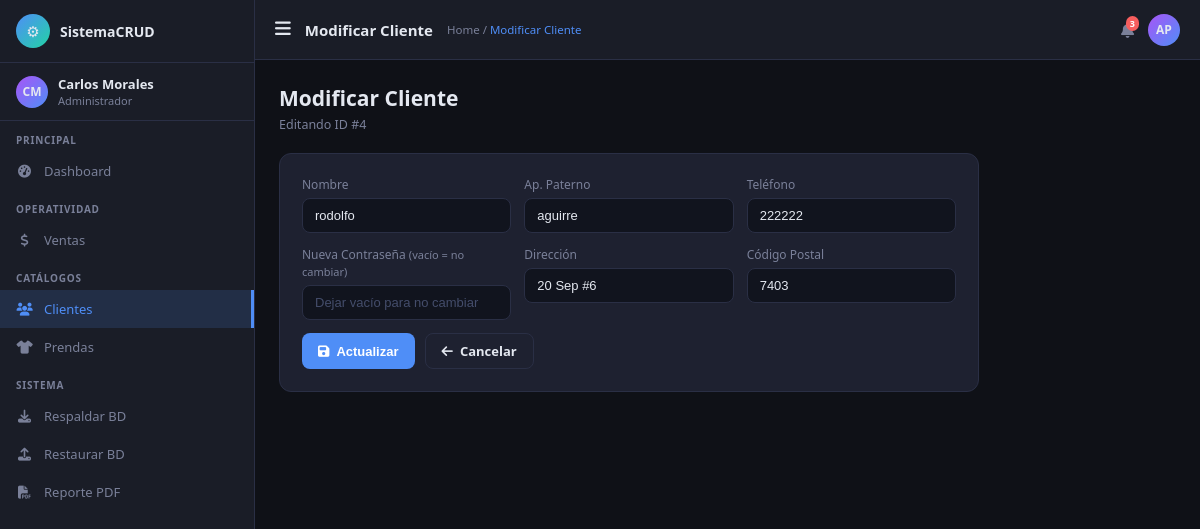
The app's page /index.php?controller=cliente&action=editar&id=4 with its own data.
### tables this page shows
CREATE TABLE `cliente` (
  `Id_cliente` int NOT NULL AUTO_INCREMENT,
  `Nombre` varchar(20) NOT NULL,
  `Ap_paterno` varchar(20) NOT NULL,
  `Telefono` varchar(10) NOT NULL,
  `Contrasena` varchar(255) NOT NULL,
  `Direccion` varchar(100) NOT NULL,
  `CP` varchar(5) NOT NULL,
  PRIMARY KEY (`Id_cliente`),
  KEY `idx_nombre` (`Nombre`),
  KEY `idx_apellido` (`Ap_paterno`)
);

### controllers/ClienteController.php (called while the page is built, shortened)
<?php
class ClienteController {
    private $model;
    public function __construct() {
        $this->model = new Cliente();
    }
    public function editar() {
        $id      = (int)($_GET['id'] ?? 0);
        $cliente = $this->model->getById($id);
        require_once 'views/Cliente/modificar.php';
    }
}

### models/Database.php (called while the page is built, shortened)
<?php
class Database {
    private static $instance = null;
    public static function getConnection() {
        if (self::$instance === null) {
            self::$instance = new mysqli(DB_HOST, DB_USER, DB_PASS, DB_NAME);
            self::$instance->set_charset('utf8mb4');
        }
        return self::$instance;
    }
}

### models/Cliente.php (called while the page is built, shortened)
<?php
class Cliente {
    private $db;
    public function __construct() {
        $this->db = Database::getConnection();
    }
    public function getById(int $id): ?array {
        $stmt = $this->db->prepare('SELECT * FROM cliente WHERE Id_cliente = ?');
        $stmt->bind_param('i', $id);
        $stmt->execute();
        $row = $stmt->get_result()->fetch_assoc();
        return $row ?: null;
    }
}

### views/Cliente/modificar.php (the view, shortened to what this page needs)
<?php
require_once 'views/layouts/header.php';
?>
<div class="ptitle">Modificar Cliente</div>
<div class="psub">Editando ID #<?php echo $cliente['Id_cliente']; ?></div>
<div class="fcard" style="max-width:700px">
  <form action="<?php echo url('cliente','actualizar'); ?>" method="post">
    <div class="fgrid">
      <div class="fg"><label>Nombre</label>
        <input class="fc" type="text" name="nombre" value="<?php echo htmlspecialchars($cliente['Nombre']); ?>"></div>
      <div class="fg"><label>Ap. Paterno</label>
        <input class="fc" type="text" name="ap_paterno" value="<?php echo htmlspecialchars($cliente['Ap_paterno']); ?>"></div>
      <div class="fg"><label>Teléfono</label>
        <input class="fc" type="text" name="telefono" value="<?php echo htmlspecialchars($cliente['Telefono']); ?>"></div>
      <div class="fg"><label>Nueva Contraseña <span style="color:var(--muted);font-size:11px">(vacío = no cambiar)</span></label>
        <input class="fc" type="password" name="contrasena" placeholder="Dejar vacío para no cambiar"></div>
      <div class="fg"><label>Dirección</label>
        <input class="fc" type="text" name="direccion" value="<?php echo htmlspecialchars($cliente['Direccion']); ?>"></div>
      <div class="fg"><label>Código Postal</label>
        <input class="fc" type="text" name="cp" value="<?php echo htmlspecialchars($cliente['CP']); ?>"></div>
    </div>
    <div style="display:flex;gap:10px;margin-top:4px">
      <button type="submit" class="btn btn-primary"><i class="fas fa-save"></i> Actualizar</button>
      <a href="<?php echo url('cliente'); ?>" class="btn btn-outline"><i class="fas fa-arrow-left"></i> Cancelar</a>
    </div>
  </form>
</div>
<?php require_once 'views/layouts/footer.php'; ?>

### views/layouts/header.php (style rules this page uses)
:root { --bg:#0f1117;--sb:#1a1d27;--sbw:255px;--accent:#4f8ef7;--accent2:#22d3a5;--accent3:#f7c948;--accent4:#f75e5e;--card:#1e2130;--border:#2a2f45;--text:#e4e8f0;--muted:#7a8099;--hh:60px;--green:#22c55e;--orange:#f97316;--red:#ef4444;--purple:#a855f7 }
* { margin:0;padding:0;box-sizing:border-box }
body { font-family:'Segoe UI',system-ui,sans-serif;background:var(--bg);color:var(--text);display:flex;min-height:100vh }
.btn { padding:8px 16px;border-radius:8px;font-size:13px;font-weight:600;cursor:pointer;border:none;transition:all .15s;display:inline-flex;align-items:center;gap:7px;text-decoration:none }
.btn-primary { background:var(--accent);color:#fff }
.btn-outline { background:transparent;border:1px solid var(--border);color:var(--text) }
.fcard { background:var(--card);border:1px solid var(--border);border-radius:12px;padding:22px;margin-bottom:18px }
.fg { display:flex;flex-direction:column;gap:5px }
.fg label { font-size:12px;color:var(--muted);font-weight:500 }
.fc { background:#11141e;border:1px solid var(--border);color:var(--text);border-radius:8px;padding:9px 12px;font-size:13px;outline:none;width:100%;transition:border-color .15s }
.fc::placeholder { color:#444d6b }
.fgrid { display:grid;grid-template-columns:repeat(3,1fr);gap:13px;margin-bottom:13px }
.ptitle { font-size:21px;font-weight:700;margin-bottom:4px }
.psub { font-size:12.5px;color:var(--muted);margin-bottom:20px }

### records on screen
cliente: Id_cliente "4", nombre "rodolfo", ap_paterno "aguirre", telefono "222222", direccion "20 Sep #6", cp "7403"

### other values on screen
$page_title "Modificar Cliente"
